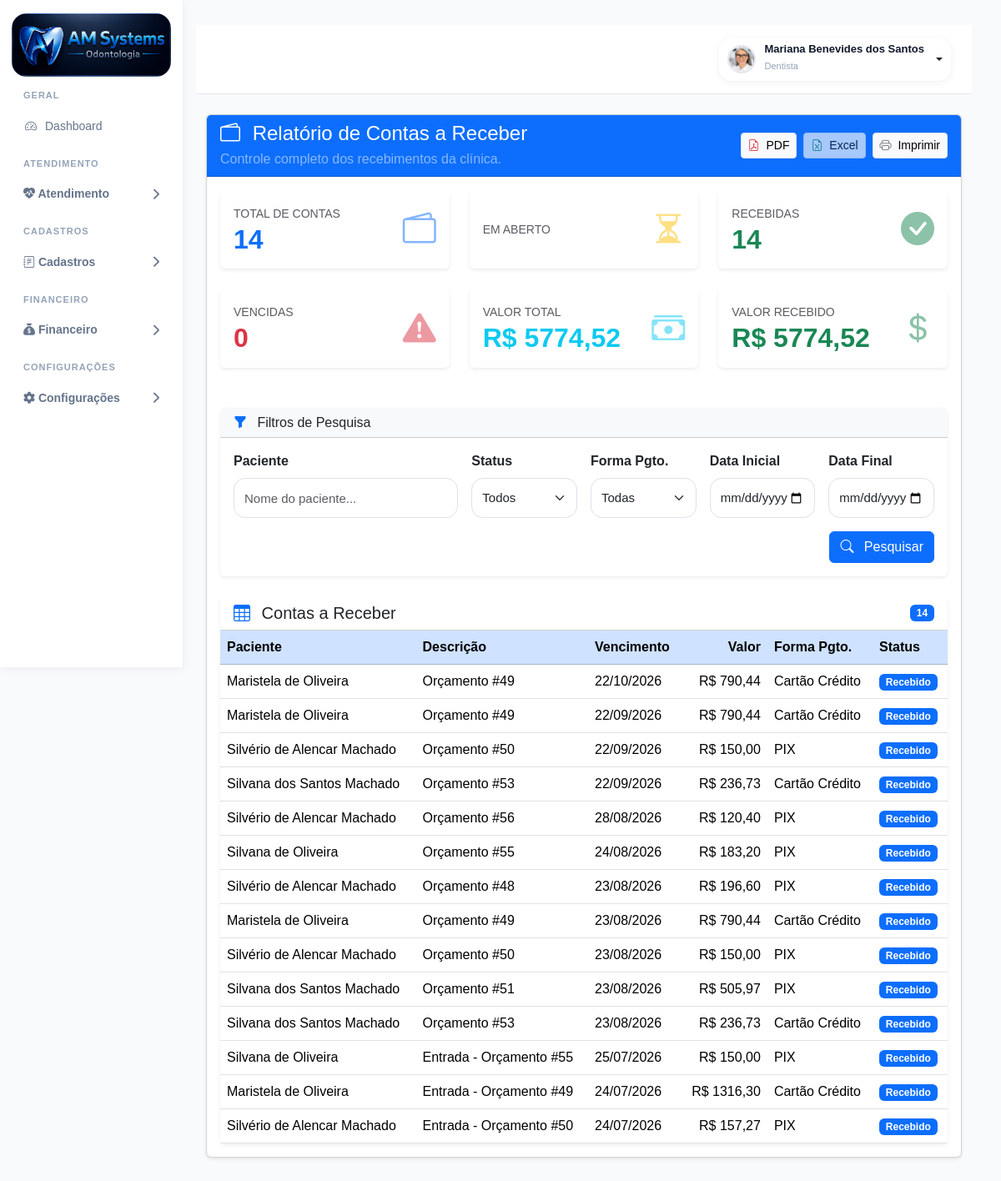
The page /relatorios/contas-receber/ (signed in) on the database as committed earlier.
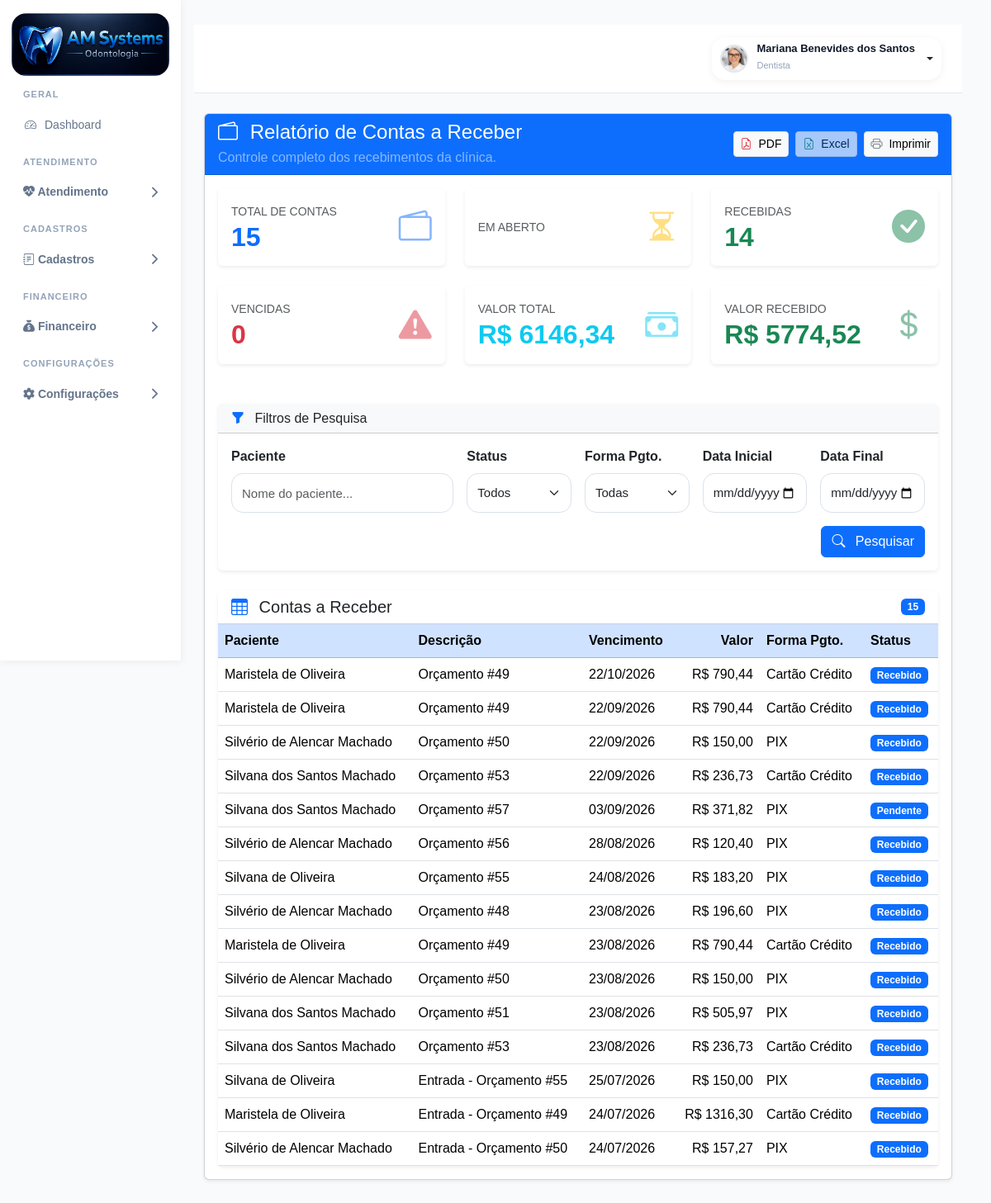
The same page on the database as committed later.
### accounts/models.py (models this page shows, shortened)
class ContaReceber(models.Model):
    STATUS_CHOICES = [
        ('PENDENTE', 'Pendente'),
        ('RECEBIDO', 'Recebido'),
        ('VENCIDO', 'Vencido'),
        ('CANCELADO', 'Cancelado'),
    ]
    paciente = models.ForeignKey(
        Paciente,
        on_delete=models.PROTECT,
        related_name='contas_receber'
    )
    orcamento = models.ForeignKey(
        Orcamento,
        on_delete=models.SET_NULL,
        blank=True,
        null=True,
        related_name='contas_receber'
    )
    descricao = models.CharField(
        max_length=255
    )
    valor = models.DecimalField(
        max_digits=12,
        decimal_places=2
    )
    parcela = models.PositiveIntegerField(
        default=1
    )
    total_parcelas = models.PositiveIntegerField(
        default=1
    )
    vencimento = models.DateField()
    data_recebimento = models.DateField(
        blank=True,
        null=True
    )
    status = models.CharField(
        max_length=20,
        choices=STATUS_CHOICES,
        default='PENDENTE'
    )
    observacao = models.TextField(
        blank=True,
        null=True
    )
    criado_em = models.DateTimeField(
        auto_now_add=True
    )
    atualizado_em = models.DateTimeField(
        auto_now=True
    )
    class Meta:
        ordering = ['vencimento']
        verbose_name = 'Conta a Receber'
        verbose_name_plural = 'Contas a Receber'
    @property
    def forma_pagamento(self):
        if self.orcamento:
            return self.orcamento.get_forma_pagamento_display()
        return "-"

class Paciente(models.Model):
    foto = models.ImageField(
        upload_to='pacientes/',
        blank=True,
        null=True
    )
    nome = models.CharField(
        max_length=200
    )
    cpf = models.CharField(
        max_length=14,
        blank=True,
        null=True
    )
    rg = models.CharField(
        max_length=20,
        blank=True,
        null=True
    )
    nascimento = models.DateField(
        blank=True,
        null=True
    )
    genero = models.CharField(
        max_length=20,
        blank=True,
        null=True
    )
    estado_civil = models.CharField(
        max_length=30,
        blank=True,
        null=True
    )
    profissao = models.CharField(
        max_length=100,
        blank=True,
        null=True
    )
    telefone = models.CharField(
        "Telefone",
        max_length=20,
        blank=True,
        null=True,
    )
    whatsapp = models.CharField(
        "WhatsApp",
        max_length=20,
        blank=True,
        null=True,
    )
    email = models.EmailField(
        "E-mail",
        blank=True,
        null=True,
    )
    cep = models.CharField(
        "CEP",
        max_length=10,
        blank=True,
        null=True,
    )
    endereco = models.CharField(
        "Endereço",
        max_length=255,
        blank=True,
        null=True,
    )
    numero = models.CharField(
        "Número",
        max_length=20,
        blank=True,
        null=True,
    )
    complemento = models.CharField(
        "Complemento",
        max_length=100,
        blank=True,
        null=True,
    )
    bairro = models.CharField(
        "Bairro",
        max_length=100,
        blank=True,
        null=True,
    )
    cidade = models.CharField(
        "Cidade",
        max_length=100,
        blank=True,
        null=True,
        db_index=True,
    )
    estado = models.CharField(
        "UF",
        max_length=2,
        blank=True,
        null=True,
    )
    convenio = models.CharField(
        "Convênio",
        max_length=100,
        blank=True,
        null=True,
    )
    carteirinha = models.CharField(
        "Carteirinha",
        max_length=100,
        blank=True,
        null=True,
    )
    alergias = models.TextField(
        "Alergias",
        blank=True,
        null=True,
    )
    medicamentos = models.TextField(
        "Medicamentos em uso",
        blank=True,
        null=True,
    )
    observacoes = models.TextField(
        "Observações",
        blank=True,
        null=True,
    )
    responsavel = models.CharField(
        "Responsável",
        max_length=200,
        blank=True,
        null=True,
    )
    cpf_responsavel = models.CharField(
        "CPF do Responsável",
        max_length=14,
        blank=True,
        null=True,
    )
    telefone_responsavel = models.CharField(
        "Telefone do Responsável",
        max_length=20,
        blank=True,
        null=True,
    )
    dentista = models.ForeignKey(
        User,
        verbose_name="Dentista Responsável",
        on_delete=models.SET_NULL,
        null=True,
        blank=True,
        related_name="pacientes_responsavel",
    )
    ativo = models.BooleanField(
        default=True,
    )
    criado_em = models.DateTimeField(
        auto_now_add=True,
    )
    atualizado_em = models.DateTimeField(
        auto_now=True,
    )

class Orcamento(models.Model):
    paciente = models.ForeignKey(
        Paciente,
        on_delete=models.CASCADE,
        related_name="orcamentos"
    )
    tratamento = models.ForeignKey(
        Tratamento,
        on_delete=models.CASCADE,
        related_name="orcamentos",
        null=True,
        blank=True
    )
    STATUS_CHOICES = (
        ("rascunho", "Rascunho"),
        ("aprovado", "Aprovado"),
        ("em_execucao", "Em Execução"),
        ("finalizado", "Finalizado"),
        ("cancelado", "Cancelado"),
    )
    status = models.CharField(
        max_length=20,
        choices=STATUS_CHOICES,
        default="rascunho"
    )
    desconto = models.DecimalField(
        "Desconto",
        max_digits=10,
        decimal_places=2,
        default=0
    )
    acrescimo = models.DecimalField(
        "Acréscimo",
        max_digits=10,
        decimal_places=2,
        default=0
    )
    entrada = models.DecimalField(
        max_digits=10,
        decimal_places=2,
        default=0
    )
    parcelas = models.PositiveIntegerField(
        default=1
    )
    FORMA_PAGAMENTO = (
        ("dinheiro", "Dinheiro"),
        ("pix", "PIX"),
        ("debito", "Cartão Débito"),
        ("credito", "Cartão Crédito"),
        ("boleto", "Boleto"),
    )
    forma_pagamento = models.CharField(
        max_length=20,
        choices=FORMA_PAGAMENTO,
        default="pix"
    )
    observacoes = models.TextField(
        blank=True,
        null=True
    )
    criado_em = models.DateTimeField(
        auto_now_add=True
    )

### accounts/views.py (the view)
@login_required
def relatorio_contas_receber(request):
    contas = ContaReceber.objects.select_related(
        "paciente",
        "orcamento"
    ).all().order_by(
        "-vencimento"
    )
    paciente = request.GET.get("paciente", "")
    status = request.GET.get("status", "")
    forma_pagamento = request.GET.get("forma_pagamento", "")
    data_inicio = request.GET.get("data_inicio", "")
    data_final = request.GET.get("data_final", "")
    if paciente:
        contas = contas.filter(
            paciente__nome__icontains=paciente
        )
    if status:
        contas = contas.filter(
            status=status
        )
    if data_inicio:
        contas = contas.filter(
            vencimento__gte=data_inicio
        )
    if data_final:
        contas = contas.filter(
            vencimento__lte=data_final
        )
    config = ConfiguracaoClinica.objects.first()
    context = {
        "config": config,
        "contas": contas,
        "paciente": paciente,
        "status": status,
        "forma_pagamento": forma_pagamento,
        "data_inicio": data_inicio,
        "data_final": data_final,
        "total_contas": contas.count(),
        "contas_pendentes": contas.filter(
            status="PENDENTE"
        ).count(),
        "contas_recebidas": contas.filter(
            status="RECEBIDO"
        ).count(),
        "contas_canceladas": contas.filter(
            status="CANCELADO"
        ).count(),
        "contas_vencidas": contas.filter(
            status="PENDENTE",
            vencimento__lt=timezone.localdate()
        ).count(),
        "valor_total": sum(
            conta.valor for conta in contas
        ),
        "valor_recebido": sum(
            conta.valor
            for conta in contas.filter(
                status="RECEBIDO"
            )
        ),
        "titulo_relatorio": "RELATÓRIO DE CONTAS A RECEBER",
    }
    return render(
        request,
        "accounts/relatorios/contas_receber.html",
        context
    )

### accounts/templatetags/permissions_tags.py (called while the page is built)
@register.simple_tag
def possui_permissao(user, modulo, acao="visualizar"):
    print(
        "TAG:",
        user.username,
        modulo,
        acao
    )
    from accounts.permissions import tem_permissao
    resultado = tem_permissao(user, modulo, acao)
    print("RESULTADO:", resultado)
    return resultado

### accounts/templates/accounts/relatorios/contas_receber.html (shortened to what the changed rows need)
{% extends 'accounts/base.html' %}
{% load static %}
{% block content %}
<div class="container-fluid mt-4">
    <div class="card shadow-sm">
        <div class="card-body">
            <div class="row g-4 mb-5">
                <div class="col-xl-4 col-md-6">
                    <div class="card border-0 shadow-sm h-100">
                        <div class="card-body d-flex justify-content-between align-items-center">
                            <div>
                                <small class="text-muted text-uppercase">
                                    Total de Contas
                                </small>
                                <h2 class="fw-bold text-primary mb-0">
                                    {{ total_contas }}
                                </h2>
                            </div>
                        </div>
                    </div>
                </div>
                <div class="col-xl-4 col-md-6">
                    <div class="card border-0 shadow-sm h-100">
                        <div class="card-body d-flex justify-content-between align-items-center">
                            <div>
                                <h2 class="fw-bold text-success mb-0">
                                    {{ contas_recebidas }}
                                </h2>
                            </div>
                        </div>
                    </div>
                </div>
                <div class="col-xl-4 col-md-6">
                    <div class="card border-0 shadow-sm h-100">
                        <div class="card-body d-flex justify-content-between align-items-center">
                            <div>
                                <h2 class="fw-bold text-danger mb-0">
                                    {{ contas_vencidas }}
                                </h2>
                            </div>
                        </div>
                    </div>
                </div>
                <div class="col-xl-4 col-md-6">
                    <div class="card border-0 shadow-sm h-100">
                        <div class="card-body d-flex justify-content-between align-items-center">
                            <div>
                                <small class="text-muted text-uppercase">
                                    Valor Total
                                </small>
                                <h2 class="fw-bold text-info mb-0">
                                    R$ {{ valor_total }}
                                </h2>
                            </div>
                        </div>
                    </div>
                </div>
                <div class="col-xl-4 col-md-6">
                    <div class="card border-0 shadow-sm h-100">
                        <div class="card-body d-flex justify-content-between align-items-center">
                            <div>
                                <h2 class="fw-bold text-success mb-0">
                                    R$ {{ valor_recebido }}
                                </h2>
                            </div>
                        </div>
                    </div>
                </div>
            </div>
            <div class="card border-0 shadow-sm">
                <div class="card-header bg-white d-flex justify-content-between align-items-center">
                    <h5 class="mb-0">
                        <i class="bi bi-table text-primary me-2"></i>
                        Contas a Receber
                    </h5>
                    <span class="badge bg-primary">
                        {{ total_contas }}
                    </span>
                </div>
                <div class="table-responsive">
                    <table class="table table-hover align-middle mb-0">
                        <thead class="table-primary">
                            <tr>
                                <th>Paciente</th>
                                <th>Descrição</th>
                                <th>Vencimento</th>
                                <th class="text-end">Valor</th>
                                <th>Forma Pgto.</th>
                                <th>Status</th>
                            </tr>
                        </thead>
                        <tbody>
                            {% for conta in contas %}
                            <tr>
                                <td>
                                    {{ conta.paciente.nome }}
                                </td>
                                <td>
                                    {{ conta.descricao }}
                                </td>
                                <td>
                                    {{ conta.vencimento|date:"d/m/Y" }}
                                </td>
                                <td class="text-end">
                                    R$ {{ conta.valor|floatformat:2 }}
                                </td>
                                <td>
                                    {% if conta.forma_pagamento %}
                                    {{ conta.forma_pagamento }}
                                    {% else %}
                                    —
                                    {% endif %}
                                </td>
                                <td>
                                    {% if conta.status == "pendente" %}
                                    <span class="badge bg-warning text-dark">
                                        Pendente
                                    </span>
                                    {% elif conta.status == "recebido" %}
                                    <span class="badge bg-success">
                                        Recebido
                                    </span>
                                    {% elif conta.status == "cancelado" %}
                                    <span class="badge bg-secondary">
                                        Cancelado
                                    </span>
                                    {% else %}
                                    <span class="badge bg-primary">
                                        {{ conta.get_status_display }}
                                    </span>
                                    {% endif %}
                                </td>
                            </tr>
                            {% empty %}
                            <tr>
                                <td colspan="6" class="text-center py-4">
                                    Nenhuma conta encontrada.
                                </td>
                            </tr>
                            {% endfor %}
                        </tbody>
                    </table>
                </div>
            </div>
        </div>
    </div>
</div>
{% endblock %}

Rows that differ between the two databases and show on the page:
added ContaReceber: paciente.nome "Silvana dos Santos Machado", descricao "Orçamento #57", vencimento "03/09/2026", valor "371,82", forma_pagamento "PIX", status "Pendente"
Other text that changed with them:
{{ total_contas }}: "14" → "15"
{{ valor_total }}: "5774,52" → "6146,34"
